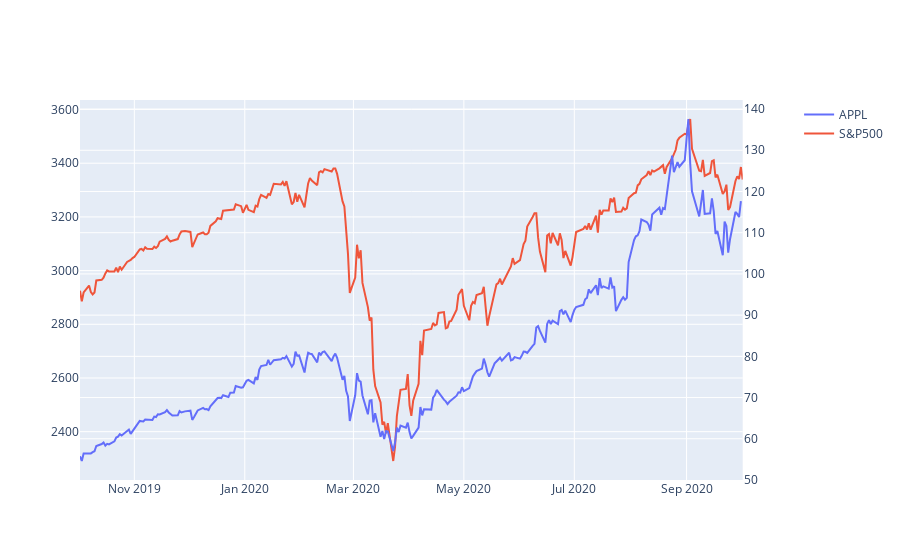

Write notebook code for a chart like this one.
### Markdown cell above
### Some future visualization

### Code cell
import pandas as pd

import plotly.graph_objects as go
from plotly.subplots import make_subplots
df1 = pd.read_csv(r"C:\Users\DELL\Downloads\AAPL.csv")
df2 = pd.read_csv(r"C:\Users\DELL\Downloads\SP500INDEX.csv")
df1['Change'] = (((df1['Open']-df1['Close'])/ df1['Open']) * 100)
df2['Change'] = (((df1['Open']-df1['Close'])/ df1['Open']) * 100)
df1.drop(columns = ['Adj Close'],axis=1,inplace = True)
df2.drop(columns = ['Adj Close'],axis=1,inplace = True)
# df1.query('Change > 1',inplace = True)
fig = make_subplots(specs = [[{"secondary_y":True}]])
fig.add_trace(go.Scatter(x = df1['Date'],y = df1["Open"],name = 'APPL'),secondary_y=True)
fig.add_trace(go.Scatter(x = df2['Date'],y = df2["Open"],name = 'S&P500'))
fig.show()

### Figure 1 — Plotly figure (JSON) as saved in the notebook; plotly's stock layout.template omitted (floating-point values rounded to 4 significant figures; data arrays with more than 128 entries replaced by an {"elided": "..."} marker saying what was removed)
{"data": [{"name": "APPL", "type": "scatter", "x": {"elided": "253 str values"}, "xaxis": "x", "y": {"elided": "253 float values"}, "yaxis": "y2"}, {"name": "S&P500", "type": "scatter", "x": {"elided": "254 str values"}, "y": {"elided": "254 float values"}}], "layout": {"xaxis": {"anchor": "y", "domain": [0, 0.94]}, "yaxis": {"anchor": "x", "domain": [0, 1]}, "yaxis2": {"anchor": "x", "overlaying": "y", "side": "right"}}}
